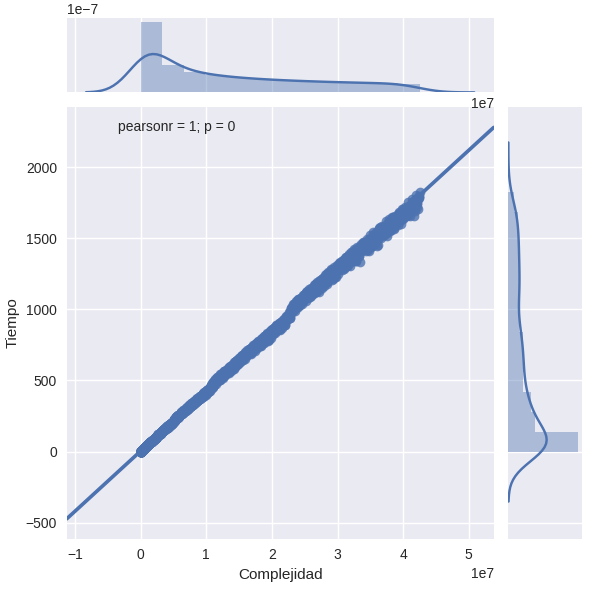

Write Python code to recreate this figure.
import pandas as pd
import seaborn as sns
import matplotlib.pyplot as plt
import pylab as pl
import numpy as np
from scipy import stats
from scipy.interpolate import interp1d
import math
f = open('estandar.txt','r')
Iguales = []
Creciente = []
Decreciente = []
Alternada = []
Random = []
longitud = int(f.readline())
iguales = f.readline()
creciente = f.readline()
decreciente = f.readline()
alternada = f.readline()
random = f.readline()

for i in range(0,1969):
    Iguales.append(int(f.readline()))
    Creciente.append(int(f.readline()))
    Decreciente.append(int(f.readline()))
    Alternada.append(int(f.readline()))
    Random.append(int(f.readline()))
elementos = range(1, 1970)
print len(Alternada)
longitud = len(Alternada)

complejidad = [0 + (n**2*(math.log(n,2))) for n in range(3,longitud+3)]
print len(elementos)
print len(complejidad)
df2 = pd.DataFrame()
df2['elementos'] = elementos
df2['Tiempo'] = Iguales
df2['Complejidad'] = complejidad
sns.jointplot(df2['Complejidad'], df2['Tiempo'], kind="reg")
sns.plt.show()
